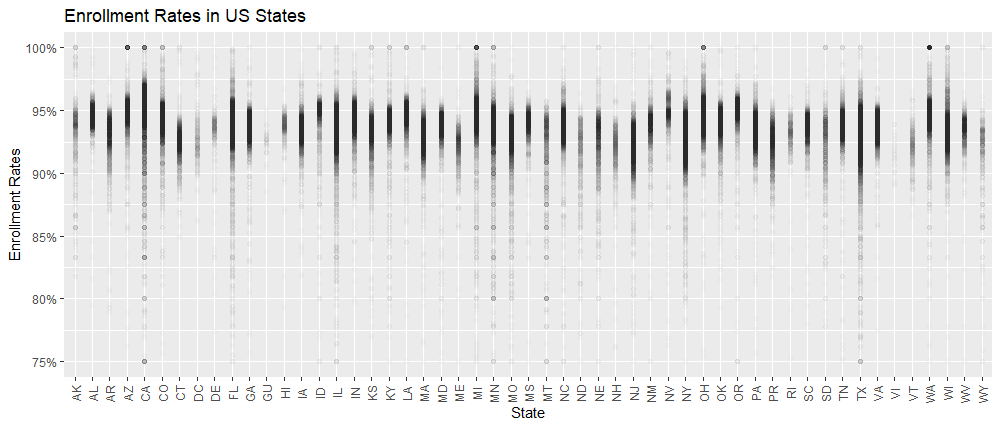

Here is the R script that generated this plot:
public_schools |>
  ggplot(aes(x=STATE, y=ENROLLMENT_RATE)) +
  geom_point(alpha = 0.01) +
  theme(axis.text.x = element_text(angle = 90, vjust = 0.5)) +
  scale_y_continuous(labels = scales::percent, limits=c(0.75, 1)) +
  labs(
    title = "Enrollment Rates in US States",
    x = "State",
    y = "Enrollment Rates"
  )
  
public_schools |>
  summarize(.by=STATE, AVG_ENROLLMENT_RATE=mean(ENROLLMENT_RATE)) |>
  ggplot(aes(x = STATE, y = AVG_ENROLLMENT_RATE)) +
  theme(axis.text.x = element_text(angle = 90, vjust = 0.5)) +
  # scale_y_continuous(labels = scales::percent, limits=c(0.75, 1)) +
  geom_col() +
  labs(
    title = "Averge Enrollment Rate in US States",
    x = "State",
    y = "Average Enrollment Rate"
  )
